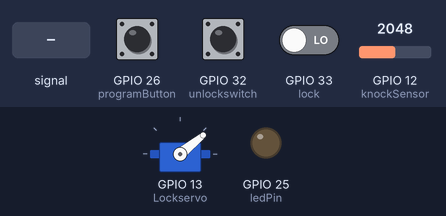
The sketch below on a simulated ESP32. Shown: servo, output pins drawn as LEDs (lit = HIGH). Inputs (shaded band) come from the test bench; at power-on: GPIO 33 (lock) LOW, GPIO 12 (knockSensor) = 2048, GPIO 26 (programButton) LOW, GPIO 32 (unlockswitch) LOW. EEPROM starts erased; what the sketch prints to the serial monitor is not drawn.

Above: at 5.3 s.
5.4 s: GPIO 12 (knockSensor) fed a 200 Hz sine of ±1023 counts around its level
At 6.5 s:
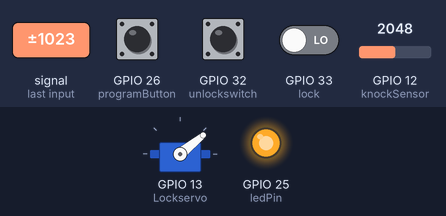
8.4 s: GPIO 33 (lock) driven HIGH
At 9.3 s:
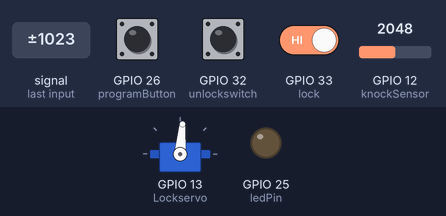
10.3 s: GPIO 12 (knockSensor) set to 2962
13.3 s: GPIO 12 (knockSensor) set to 3038
14.8 s: GPIO 12 (knockSensor) set to 2960
16.3 s: GPIO 26 (programButton) pulled HIGH for 1 s
At 18.0 s:
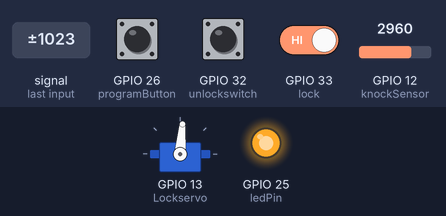
Timing chart, 0 to 19.5 s (numbered marks = the images above; inputs shaded):
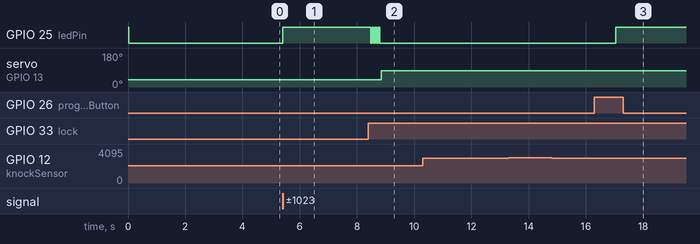

The sketch:

lock.ino
```cpp
// (licence header left out)
#include<Servo.h>
Servo Lockservo;
#include "EEPROM.h"
byte eepromValid = 35;// If the first byte in eeprom is this then the data is valid.
#define EEPROM_SIZE 64
/*Pin definitions*/
const int programButton = 26;   // Record A New Knock button.
const int ledPin = 25;          // The built in LED
const int knockSensor = 12;     // (Analog 1) for using the piezo as an input device. (aka knock sensor)
const int lock=33;
const int unlockswitch=32;
/*Tuning constants. Changing the values below changes the behavior of the device.*/
int pos = 39;
int threshold = 3000;                 // Minimum signal from the piezo to register as a knock. Higher = less sensitive. Typical values 1 - 10
const int rejectValue = 25;        // If an individual knock is off by this percentage of a knock we don't unlock. Typical values 10-30
const int averageRejectValue = 15; // If the average timing of all the knocks is off by this percent we don't unlock. Typical values 5-20
const int knockFadeTime = 150;     // Milliseconds we allow a knock to fade before we listen for another one. (Debounce timer.)
const int lockOperateTime = 2500;  // Milliseconds that we operate the lock solenoid latch before releasing it.
const int maximumKnocks = 20;      // Maximum number of knocks to listen for.
const int knockComplete = 1200;    // Longest time to wait for a knock before we assume that it's finished. (milliseconds)

byte secretCode[maximumKnocks] = {50, 25, 25, 50, 100, 50, 0, 0, 0, 0, 0, 0, 0, 0, 0, 0, 0, 0, 0, 0};  // Initial setup: "Shave and a Hair Cut, two bits."
int knockReadings[maximumKnocks];    // When someone knocks this array fills with the delays between knocks.
int knockSensorValue = 0;            // Last reading of the knock sensor.
boolean programModeActive = false;   // True if we're trying to program a new knock.

void setup() {
    EEPROM.begin(EEPROM_SIZE);
 Serial.begin(115200);
  pinMode(ledPin, OUTPUT);
  pinMode(lock, INPUT);
  pinMode(unlockswitch, INPUT);
  pinMode(knockSensor, INPUT);
  pinMode(programButton, INPUT);

  Lockservo.attach(13);
     // Load the secret knock (if any) from EEPROM.
  doorUnlock(20);     // Unlock the door for a bit when we power up. For system check and to allow a way in if the key is forgotten.
  readSecretKnock();
  delay(100);          // This delay is here because the solenoid lock returning to place can otherwise trigger and inadvertent knock.
}

void loop() {
 //EEPROM.read(1);
   //Serial.println(EEPROM.read(0));

  if(digitalRead(lock)==HIGH)
  {pos=85;
  Lockservo.attach(13);
    Lockservo.write(pos);
   delay(50);
   Lockservo.detach();
   delay(4000);
    }
   if(digitalRead(unlockswitch)==HIGH)
  { pos=39;
  Lockservo.attach(13);
    Lockservo.write(pos);
   delay(50);
   Lockservo.detach();
   delay(4000);
    }
  // Listen for any knock at all.
  knockSensorValue = analogRead(knockSensor);

  if (digitalRead(programButton) == HIGH){  // is the program button pressed?
    delay(100);   // Cheap debounce.
    if (digitalRead(programButton) == HIGH){
      if (programModeActive == false){     // If we're not in programming mode, turn it on.
        programModeActive=true;          // Remember we're in programming mode.
        digitalWrite(ledPin, HIGH);        // Turn on the red light too so the user knows we're programming.
        } else {                             // If we are in programing mode, turn it off.
        programModeActive = false;
        digitalWrite(ledPin, LOW);

        delay(500);
      }
      while (digitalRead(programButton) == HIGH){
        delay(50);                         // Hang around until the button is released.
      }
    }
    delay(50);   // Another cheap debounce. Longer because releasing the button can sometimes be sensed as a knock.
  }

  Serial.println(analogRead(knockSensor));
      Serial.println(digitalRead(programButton));
      Serial.println(digitalRead(ledPin));

  if (knockSensorValue >= threshold){
     if (programModeActive == true){  // Blink the LED when we sense a knock.
       digitalWrite(ledPin, LOW);
     } else {
       digitalWrite(ledPin, HIGH);
     }
     knockDelay();
     if (programModeActive == true){  // Un-blink the LED.
       digitalWrite(ledPin, HIGH);
     } else {
       digitalWrite(ledPin, LOW);
     }
     listenToSecretKnock();           // We have our first knock. Go and see what other knocks are in store...
  }

}

// Records the timing of knocks.
void listenToSecretKnock(){
  int i = 0;
  // First reset the listening array.
  for (i=0; i < maximumKnocks; i++){
    knockReadings[i] = 0;
  }

  int currentKnockNumber = 0;               // Position counter for the array.
  int startTime = millis();                 // Reference for when this knock started.
  int now = millis();

  do {                                      // Listen for the next knock or wait for it to timeout.
    knockSensorValue = analogRead(knockSensor);
    if (knockSensorValue >= threshold){                   // Here's another knock. Save the time between knocks.
      now=millis();
      knockReadings[currentKnockNumber] = now - startTime;
      currentKnockNumber ++;
      startTime = now;

       if (programModeActive==true){     // Blink the LED when we sense a knock.
         digitalWrite(ledPin, LOW);
       } else {
         digitalWrite(ledPin, HIGH);
       }
       knockDelay();
       if (programModeActive == true){  // Un-blink the LED.
         digitalWrite(ledPin, HIGH);
       } else {
         digitalWrite(ledPin, LOW);
       }
    }

    now = millis();

    // Stop listening if there are too many knocks or there is too much time between knocks.
  } while ((now-startTime < knockComplete) && (currentKnockNumber < maximumKnocks));

  //we've got our knock recorded, lets see if it's valid
  if (programModeActive == false){           // Only do this if we're not recording a new knock.
    if (validateKnock() == true){
      doorUnlock(lockOperateTime);
    } else {
      // knock is invalid. Blink the LED as a warning to others.
      for (i=0; i < 4; i++){
        digitalWrite(ledPin, HIGH);
        delay(50);
        digitalWrite(ledPin, LOW);
        delay(50);
      }
    }
  } else { // If we're in programming mode we still validate the lock because it makes some numbers we need, we just don't do anything with the return.
    validateKnock();
  }
}


// Unlocks the door.
void doorUnlock(int delayTime){
  digitalWrite(ledPin, HIGH);
  Lockservo.attach(13);
  pos=39;
  Lockservo.write(pos);
  delay(delayTime);
  digitalWrite(ledPin, LOW);
  delay(50);   // This delay is here because releasing the latch can cause a vibration that will be sensed as a knock.
  Lockservo.detach();
  delay(4000);
}

// Checks to see if our knock matches the secret.
// Returns true if it's a good knock, false if it's not.
boolean validateKnock(){
  int i = 0;

  int currentKnockCount = 0;
  int secretKnockCount = 0;
  int maxKnockInterval = 0;               // We use this later to normalize the times.

  for (i=0;i<maximumKnocks;i++){
    if (knockReadings[i] > 0){
      currentKnockCount++;
    }
    if (secretCode[i] > 0){
      secretKnockCount++;
    }

    if (knockReadings[i] > maxKnockInterval){   // Collect normalization data while we're looping.
      maxKnockInterval = knockReadings[i];
    }
  }

  // If we're recording a new knock, save the info and get out of here.
  if (programModeActive == true){
      for (i=0; i < maximumKnocks; i++){ // Normalize the time between knocks. (the longest time = 100)
        secretCode[i] = map(knockReadings[i], 0, maxKnockInterval, 0, 100);
      }
      saveSecretKnock();                // save the result to EEPROM
      programModeActive = false;
      playbackKnock(maxKnockInterval);
      return false;
  }

  if (currentKnockCount != secretKnockCount){  // Easiest check first. If the number of knocks is wrong, don't unlock.
    return false;
  }

  /*  Now we compare the relative intervals of our knocks, not the absolute time between them.
      (ie: if you do the same pattern slow or fast it should still open the door.)
      This makes it less picky, which while making it less secure can also make it
      less of a pain to use if you're tempo is a little slow or fast.
  */
  int totaltimeDifferences = 0;
  int timeDiff = 0;
  for (i=0; i < maximumKnocks; i++){    // Normalize the times
    knockReadings[i]= map(knockReadings[i], 0, maxKnockInterval, 0, 100);
    timeDiff = abs(knockReadings[i] - secretCode[i]);
    if (timeDiff > rejectValue){        // Individual value too far out of whack. No access for this knock!
      return false;
    }
    totaltimeDifferences += timeDiff;
  }
  // It can also fail if the whole thing is too inaccurate.
  if (totaltimeDifferences / secretKnockCount > averageRejectValue){
    return false;
  }

  return true;
}


// reads the secret knock from EEPROM. (if any.)
void readSecretKnock(){
  byte reading;
  int i;
  reading = EEPROM.read(0);

  if (reading==eepromValid){    // only read EEPROM if the signature byte is correct.
    for (int i=0; i < maximumKnocks ;i++){
      secretCode[i] =  EEPROM.read(i+1);

    }
  }
}


//saves a new pattern too eeprom
void saveSecretKnock(){
  EEPROM.write(0,0);  // clear out the signature. That way we know if we didn't finish the write successfully.
  EEPROM.commit();

  for (int i=0;i < maximumKnocks; i++){
    EEPROM.write(i+1,secretCode[i]);

    EEPROM.commit();

  }
  EEPROM.write(0,eepromValid); // all good. Write the signature so we'll know it's all good.

   EEPROM.commit();
}

// Plays back the pattern of the knock in blinks and beeps
void playbackKnock(int maxKnockInterval){
      digitalWrite(ledPin, LOW);
      delay(1000);
      digitalWrite(ledPin, HIGH);

      for (int i = 0; i < maximumKnocks ; i++){
        digitalWrite(ledPin, LOW);
        // only turn it on if there's a delay
        if (secretCode[i] > 0){
          delay(map(secretCode[i], 0, 100, 0, maxKnockInterval)); // Expand the time back out to what it was. Roughly.
          digitalWrite(ledPin, HIGH);

        }
      }
      digitalWrite(ledPin, LOW);
}

// Deals with the knock delay thingy.
void knockDelay(){
  int itterations = (knockFadeTime / 20);      // Wait for the peak to dissipate before listening to next one.
  for (int i=0; i < itterations; i++){
    delay(10);
    analogRead(knockSensor);                  // This is done in an attempt to defuse the analog sensor's capacitor that will give false readings on high impedance sensors.
    delay(10);
  }
}
```

Measured:
- after the input at 5.4 s, GPIO 25 (ledPin): LOW → HIGH at once
- after the input at 8.4 s, servo on GPIO 13 (Lockservo): 39° → 85° after 0.44 s
- after the input at 16.3 s, GPIO 25 (ledPin): LOW → HIGH after 0.74 s
